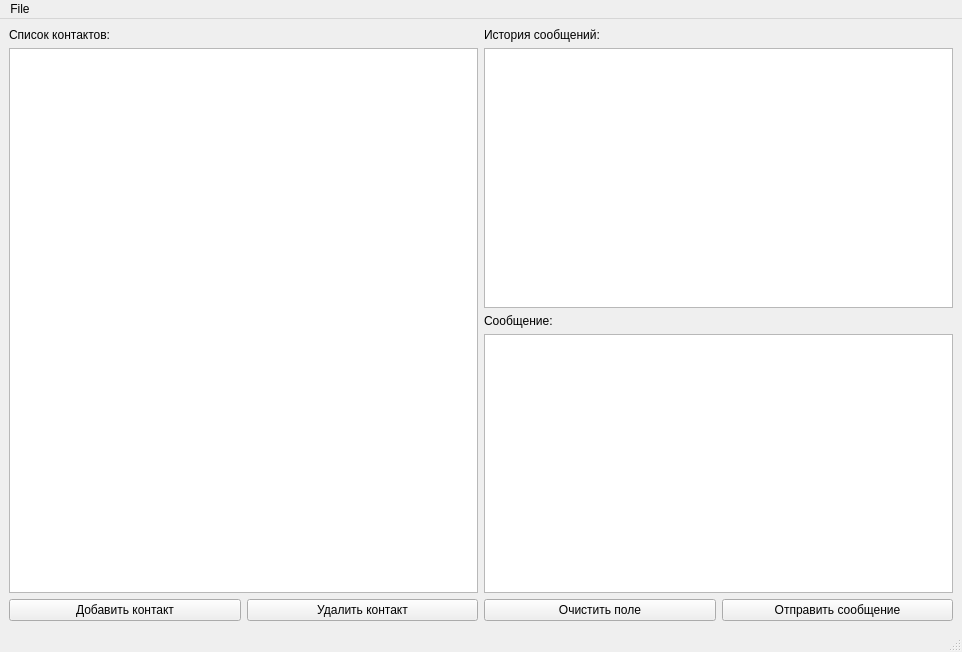
<?xml version="1.0" encoding="UTF-8"?>
<ui version="4.0">
 <class>MainWindow</class>
 <widget class="QMainWindow" name="MainWindow">
  <property name="geometry">
   <rect>
    <x>0</x>
    <y>0</y>
    <width>962</width>
    <height>652</height>
   </rect>
  </property>
  <property name="windowTitle">
   <string>MainWindow</string>
  </property>
  <widget class="QWidget" name="centralwidget">
   <property name="layoutDirection">
    <enum>Qt::LeftToRight</enum>
   </property>
   <layout class="QGridLayout" name="gridLayout_2">
    <item row="0" column="0">
     <layout class="QHBoxLayout" name="horizontalLayout" stretch="0,0">
      <item>
       <layout class="QVBoxLayout" name="verticalLayout">
        <item>
         <widget class="QLabel" name="label">
          <property name="text">
           <string>Список контактов:</string>
          </property>
         </widget>
        </item>
        <item>
         <widget class="QListView" name="list_contacts"/>
        </item>
        <item>
         <layout class="QHBoxLayout" name="horizontalLayout_2">
          <item>
           <widget class="QPushButton" name="btn_add_contact">
            <property name="text">
             <string>Добавить контакт</string>
            </property>
           </widget>
          </item>
          <item>
           <widget class="QPushButton" name="btn_remove_contact">
            <property name="text">
             <string>Удалить контакт</string>
            </property>
           </widget>
          </item>
         </layout>
        </item>
       </layout>
      </item>
      <item>
       <layout class="QVBoxLayout" name="verticalLayout_5">
        <item>
         <widget class="QLabel" name="label_2">
          <property name="text">
           <string>История сообщений:</string>
          </property>
         </widget>
        </item>
        <item>
         <widget class="QListView" name="list_messages"/>
        </item>
        <item>
         <widget class="QLabel" name="label_new_message">
          <property name="text">
           <string>Сообщение:</string>
          </property>
         </widget>
        </item>
        <item>
         <widget class="QTextEdit" name="text_message">
          <property name="sizePolicy">
           <sizepolicy hsizetype="Expanding" vsizetype="Expanding">
            <horstretch>0</horstretch>
            <verstretch>0</verstretch>
           </sizepolicy>
          </property>
         </widget>
        </item>
        <item>
         <layout class="QHBoxLayout" name="horizontalLayout_3">
          <item>
           <widget class="QPushButton" name="btn_clear">
            <property name="text">
             <string>Очистить поле</string>
            </property>
           </widget>
          </item>
          <item>
           <widget class="QPushButton" name="btn_send">
            <property name="text">
             <string>Отправить сообщение</string>
            </property>
           </widget>
          </item>
         </layout>
        </item>
       </layout>
      </item>
     </layout>
    </item>
   </layout>
  </widget>
  <widget class="QMenuBar" name="menubar">
   <property name="geometry">
    <rect>
     <x>0</x>
     <y>0</y>
     <width>962</width>
     <height>26</height>
    </rect>
   </property>
   <widget class="QMenu" name="menu">
    <property name="title">
     <string>File</string>
    </property>
    <addaction name="actionExit"/>
   </widget>
   <addaction name="menu"/>
  </widget>
  <widget class="QStatusBar" name="statusbar"/>
  <action name="actionExit">
   <property name="text">
    <string>Exit</string>
   </property>
  </action>
 </widget>
 <resources/>
 <connections/>
</ui>
